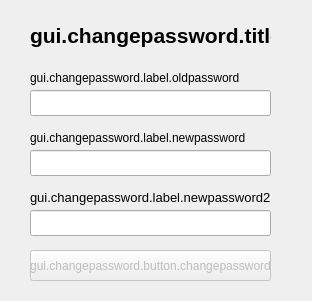
<?xml version="1.0" encoding="UTF-8"?>
<ui version="4.0">
 <class>ChangePassword</class>
 <widget class="QDialog" name="ChangePassword">
  <property name="geometry">
   <rect>
    <x>0</x>
    <y>0</y>
    <width>312</width>
    <height>301</height>
   </rect>
  </property>
  <property name="windowTitle">
   <string>form.title.changepassword</string>
  </property>
  <widget class="QLabel" name="title">
   <property name="geometry">
    <rect>
     <x>30</x>
     <y>20</y>
     <width>241</width>
     <height>31</height>
    </rect>
   </property>
   <property name="styleSheet">
    <string notr="true">font: 75 12pt &quot;Trebuchet MS&quot;;</string>
   </property>
   <property name="text">
    <string>&lt;html&gt;&lt;head/&gt;&lt;body&gt;&lt;p align=&quot;center&quot;&gt;&lt;span style=&quot; font-size:16pt; font-weight:600;&quot;&gt;gui.changepassword.title&lt;/span&gt;&lt;/p&gt;&lt;/body&gt;&lt;/html&gt;</string>
   </property>
  </widget>
  <widget class="QLabel" name="oldPasswordLabel">
   <property name="geometry">
    <rect>
     <x>30</x>
     <y>70</y>
     <width>241</width>
     <height>16</height>
    </rect>
   </property>
   <property name="styleSheet">
    <string notr="true">font: 75 10pt &quot;Trebuchet MS&quot;;</string>
   </property>
   <property name="text">
    <string>&lt;html&gt;&lt;head/&gt;&lt;body&gt;&lt;p&gt;gui.changepassword.label.oldpassword&lt;/p&gt;&lt;/body&gt;&lt;/html&gt;</string>
   </property>
  </widget>
  <widget class="QLabel" name="newPasswordLabel">
   <property name="geometry">
    <rect>
     <x>30</x>
     <y>130</y>
     <width>241</width>
     <height>16</height>
    </rect>
   </property>
   <property name="styleSheet">
    <string notr="true">font: 75 10pt &quot;Trebuchet MS&quot;;</string>
   </property>
   <property name="text">
    <string>&lt;html&gt;&lt;head/&gt;&lt;body&gt;&lt;p&gt;gui.changepassword.label.newpassword&lt;/p&gt;&lt;/body&gt;&lt;/html&gt;</string>
   </property>
  </widget>
  <widget class="QLineEdit" name="oldPasswordField">
   <property name="geometry">
    <rect>
     <x>30</x>
     <y>90</y>
     <width>241</width>
     <height>26</height>
    </rect>
   </property>
   <property name="styleSheet">
    <string notr="true">font: 75 10pt &quot;Trebuchet MS&quot;;</string>
   </property>
   <property name="maxLength">
    <number>32</number>
   </property>
   <property name="echoMode">
    <enum>QLineEdit::Password</enum>
   </property>
  </widget>
  <widget class="QLineEdit" name="newPasswordField">
   <property name="geometry">
    <rect>
     <x>30</x>
     <y>150</y>
     <width>241</width>
     <height>26</height>
    </rect>
   </property>
   <property name="styleSheet">
    <string notr="true">font: 75 10pt &quot;Trebuchet MS&quot;;</string>
   </property>
   <property name="maxLength">
    <number>32</number>
   </property>
   <property name="echoMode">
    <enum>QLineEdit::Password</enum>
   </property>
  </widget>
  <widget class="QLineEdit" name="newPassword2Field">
   <property name="geometry">
    <rect>
     <x>30</x>
     <y>210</y>
     <width>241</width>
     <height>26</height>
    </rect>
   </property>
   <property name="styleSheet">
    <string notr="true">font: 75 10pt &quot;Trebuchet MS&quot;;</string>
   </property>
   <property name="maxLength">
    <number>32</number>
   </property>
   <property name="echoMode">
    <enum>QLineEdit::Password</enum>
   </property>
  </widget>
  <widget class="QLabel" name="newPassword2Label">
   <property name="geometry">
    <rect>
     <x>30</x>
     <y>190</y>
     <width>241</width>
     <height>16</height>
    </rect>
   </property>
   <property name="styleSheet">
    <string notr="true">font: 75 12pt &quot;Trebuchet MS&quot;;</string>
   </property>
   <property name="text">
    <string>&lt;html&gt;&lt;head/&gt;&lt;body&gt;&lt;p&gt;&lt;span style=&quot; font-size:10pt;&quot;&gt;gui.changepassword.label.newpassword2&lt;/span&gt;&lt;/p&gt;&lt;/body&gt;&lt;/html&gt;</string>
   </property>
  </widget>
  <widget class="QPushButton" name="changePasswordButton">
   <property name="enabled">
    <bool>false</bool>
   </property>
   <property name="geometry">
    <rect>
     <x>30</x>
     <y>250</y>
     <width>241</width>
     <height>31</height>
    </rect>
   </property>
   <property name="styleSheet">
    <string notr="true">font: 75 10pt &quot;Trebuchet MS&quot;;</string>
   </property>
   <property name="text">
    <string>gui.changepassword.button.changepassword</string>
   </property>
  </widget>
 </widget>
 <resources/>
 <connections/>
</ui>
